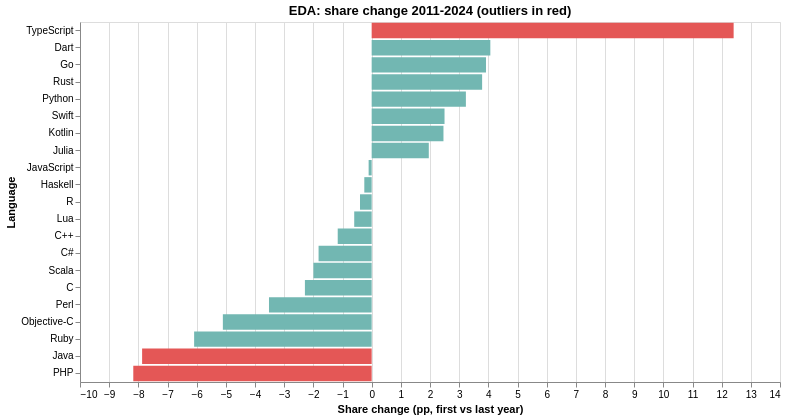

Express this chart as Vega-Lite.
### Vega-Lite specification from a JSON file in a GitHub repository (floating-point values rounded to 4 significant figures)
{"config": {"view": {"continuousWidth": 300, "continuousHeight": 300}}, "data": {"name": "data-6fbaa58b70bd60820f8c1865e85320f3"}, "mark": {"type": "bar"}, "encoding": {"color": {"condition": {"test": "datum.is_outlier", "value": "#e45756"}, "value": "#72b7b2"}, "tooltip": [{"field": "language", "type": "nominal"}, {"field": "share_first_year", "type": "quantitative"}, {"field": "share_last_year", "type": "quantitative"}, {"field": "share_change_pp", "type": "quantitative"}, {"field": "is_outlier", "type": "nominal"}], "x": {"field": "share_change_pp", "title": "Share change (pp, first vs last year)", "type": "quantitative"}, "y": {"field": "language", "sort": "-x", "title": "Language", "type": "nominal"}}, "height": 360, "title": "EDA: share change 2011-2024 (outliers in red)", "width": 700, "$schema": "https://vega.github.io/schema/vega-lite/v6.4.1.json", "datasets": {"data-6fbaa58b70bd60820f8c1865e85320f3": [{"language": "PHP", "mean_share_pct": 4.692, "std_share_pct": 2.58, "min_share_pct": 1.0, "max_share_pct": 9.662, "share_first_year": 9.405, "share_last_year": 1.232, "share_change_pp": -8.173, "trend_slope": -0.05213, "first_year": 2011, "last_year": 2024, "volatility_z": 1.78, "change_z": -1.725, "is_outlier": true, "cluster": 1, "pca_x": 1.715, "pca_y": 7.593}, {"language": "Java", "mean_share_pct": 9.997, "std_share_pct": 2.602, "min_share_pct": 6.306, "max_share_pct": 15.88, "share_first_year": 14.76, "share_last_year": 6.891, "share_change_pp": -7.87, "trend_slope": -0.05132, "first_year": 2011, "last_year": 2024, "volatility_z": 1.807, "change_z": -1.659, "is_outlier": true, "cluster": 0, "pca_x": 15.02, "pca_y": 4.552}, {"language": "Ruby", "mean_share_pct": 2.76, "std_share_pct": 1.897, "min_share_pct": 0.0178, "max_share_pct": 6.529, "share_first_year": 6.227, "share_last_year": 0.14, "share_change_pp": -6.087, "trend_slope": -0.03892, "first_year": 2011, "last_year": 2024, "volatility_z": 0.939, "change_z": -1.271, "is_outlier": false, "cluster": 1, "pca_x": -6.41, "pca_y": 8.475}, {"language": "Objective-C", "mean_share_pct": 2.4, "std_share_pct": 1.631, "min_share_pct": 0.0083, "max_share_pct": 5.585, "share_first_year": 5.172, "share_last_year": 0.0703, "share_change_pp": -5.102, "trend_slope": -0.04459, "first_year": 2011, "last_year": 2021, "volatility_z": 0.611, "change_z": -1.057, "is_outlier": false, "cluster": 1, "pca_x": -13.12, "pca_y": 10.05}, {"language": "Perl", "mean_share_pct": 1.61, "std_share_pct": 1.107, "min_share_pct": 0.0109, "max_share_pct": 3.851, "share_first_year": 3.601, "share_last_year": 0.0807, "share_change_pp": -3.52, "trend_slope": -0.02272, "first_year": 2011, "last_year": 2024, "volatility_z": -0.034, "change_z": -0.713, "is_outlier": false, "cluster": 1, "pca_x": -11.73, "pca_y": 6.814}, {"language": "C", "mean_share_pct": 3.929, "std_share_pct": 0.7665, "min_share_pct": 2.759, "max_share_pct": 5.694, "share_first_year": 5.36, "share_last_year": 3.071, "share_change_pp": -2.289, "trend_slope": -0.01481, "first_year": 2011, "last_year": 2024, "volatility_z": -0.454, "change_z": -0.445, "is_outlier": false, "cluster": 1, "pca_x": 1.532, "pca_y": 2.933}, {"language": "Scala", "mean_share_pct": 2.497, "std_share_pct": 0.6483, "min_share_pct": 1.552, "max_share_pct": 3.86, "share_first_year": 3.678, "share_last_year": 1.681, "share_change_pp": -1.997, "trend_slope": -0.01272, "first_year": 2011, "last_year": 2024, "volatility_z": -0.599, "change_z": -0.382, "is_outlier": false, "cluster": 1, "pca_x": -4.599, "pca_y": 3.169}, {"language": "C#", "mean_share_pct": 5.121, "std_share_pct": 0.7264, "min_share_pct": 4.095, "max_share_pct": 6.819, "share_first_year": 6.264, "share_last_year": 4.443, "share_change_pp": -1.82, "trend_slope": -0.01341, "first_year": 2011, "last_year": 2024, "volatility_z": -0.503, "change_z": -0.344, "is_outlier": false, "cluster": 1, "pca_x": 5.498, "pca_y": 2.496}, {"language": "C++", "mean_share_pct": 4.585, "std_share_pct": 0.4638, "min_share_pct": 3.898, "max_share_pct": 5.666, "share_first_year": 5.389, "share_last_year": 4.225, "share_change_pp": -1.164, "trend_slope": -0.007903, "first_year": 2011, "last_year": 2024, "volatility_z": -0.826, "change_z": -0.201, "is_outlier": false, "cluster": 1, "pca_x": 4.053, "pca_y": 1.909}, {"language": "Lua", "mean_share_pct": 1.535, "std_share_pct": 0.2247, "min_share_pct": 1.208, "max_share_pct": 2.056, "share_first_year": 1.924, "share_last_year": 1.325, "share_change_pp": -0.5983, "trend_slope": -0.004165, "first_year": 2011, "last_year": 2024, "volatility_z": -1.121, "change_z": -0.078, "is_outlier": false, "cluster": 1, "pca_x": -9.715, "pca_y": 1.629}, {"language": "R", "mean_share_pct": 2.974, "std_share_pct": 0.2115, "min_share_pct": 2.566, "max_share_pct": 3.515, "share_first_year": 3.306, "share_last_year": 2.907, "share_change_pp": -0.3993, "trend_slope": -0.002673, "first_year": 2011, "last_year": 2024, "volatility_z": -1.137, "change_z": -0.035, "is_outlier": false, "cluster": 1, "pca_x": -1.729, "pca_y": 1.197}, {"language": "Haskell", "mean_share_pct": 1.102, "std_share_pct": 0.1083, "min_share_pct": 0.9459, "max_share_pct": 1.385, "share_first_year": 1.287, "share_last_year": 1.035, "share_change_pp": -0.2524, "trend_slope": -0.001739, "first_year": 2011, "last_year": 2024, "volatility_z": -1.264, "change_z": -0.003, "is_outlier": false, "cluster": 1, "pca_x": -12.81, "pca_y": 0.9387}, {"language": "JavaScript", "mean_share_pct": 18.96, "std_share_pct": 0.9931, "min_share_pct": 16.8, "max_share_pct": 21.79, "share_first_year": 19.58, "share_last_year": 19.48, "share_change_pp": -0.1042, "trend_slope": -0.003018, "first_year": 2011, "last_year": 2024, "volatility_z": -0.174, "change_z": 0.03, "is_outlier": false, "cluster": 0, "pca_x": 26.41, "pca_y": 1.783}, {"language": "Julia", "mean_share_pct": 1.888, "std_share_pct": 0.5952, "min_share_pct": 0.1041, "max_share_pct": 2.525, "share_first_year": 0.4154, "share_last_year": 2.374, "share_change_pp": 1.959, "trend_slope": 0.01283, "first_year": 2014, "last_year": 2024, "volatility_z": -0.665, "change_z": 0.478, "is_outlier": false, "cluster": 2, "pca_x": -9.407, "pca_y": -6.401}, {"language": "Kotlin", "mean_share_pct": 2.441, "std_share_pct": 0.8254, "min_share_pct": 0.1461, "max_share_pct": 3.192, "share_first_year": 0.5235, "share_last_year": 2.985, "share_change_pp": 2.462, "trend_slope": 0.02107, "first_year": 2016, "last_year": 2024, "volatility_z": -0.381, "change_z": 0.587, "is_outlier": false, "cluster": 2, "pca_x": -10.35, "pca_y": -8.968}, {"language": "Swift", "mean_share_pct": 2.307, "std_share_pct": 0.6983, "min_share_pct": 0.1412, "max_share_pct": 2.951, "share_first_year": 0.2573, "share_last_year": 2.755, "share_change_pp": 2.498, "trend_slope": 0.01482, "first_year": 2014, "last_year": 2024, "volatility_z": -0.538, "change_z": 0.595, "is_outlier": false, "cluster": 2, "pca_x": -8.273, "pca_y": -7.707}, {"language": "Python", "mean_share_pct": 15.31, "std_share_pct": 1.07, "min_share_pct": 13.33, "max_share_pct": 18.39, "share_first_year": 14.05, "share_last_year": 17.28, "share_change_pp": 3.231, "trend_slope": 0.01631, "first_year": 2011, "last_year": 2024, "volatility_z": -0.08, "change_z": 0.755, "is_outlier": false, "cluster": 0, "pca_x": 23.05, "pca_y": 0.8706}, {"language": "Rust", "mean_share_pct": 3.182, "std_share_pct": 1.144, "min_share_pct": 0.1634, "max_share_pct": 4.588, "share_first_year": 0.4617, "share_last_year": 4.249, "share_change_pp": 3.787, "trend_slope": 0.02992, "first_year": 2015, "last_year": 2024, "volatility_z": 0.011, "change_z": 0.876, "is_outlier": false, "cluster": 2, "pca_x": -6.51, "pca_y": -10.05}, {"language": "Go", "mean_share_pct": 4.577, "std_share_pct": 1.11, "min_share_pct": 0.5339, "max_share_pct": 6.038, "share_first_year": 1.502, "share_last_year": 5.422, "share_change_pp": 3.92, "trend_slope": 0.01924, "first_year": 2012, "last_year": 2024, "volatility_z": -0.031, "change_z": 0.904, "is_outlier": false, "cluster": 2, "pca_x": 3.551, "pca_y": -4.695}, {"language": "Dart", "mean_share_pct": 3.957, "std_share_pct": 1.185, "min_share_pct": 0.2736, "max_share_pct": 5.384, "share_first_year": 0.9322, "share_last_year": 5.001, "share_change_pp": 4.069, "trend_slope": 0.02376, "first_year": 2013, "last_year": 2024, "volatility_z": 0.061, "change_z": 0.937, "is_outlier": false, "cluster": 2, "pca_x": 0.3882, "pca_y": -7.155}, {"language": "TypeScript", "mean_share_pct": 9.915, "std_share_pct": 3.243, "min_share_pct": 0.7291, "max_share_pct": 14.25, "share_first_year": 1.057, "share_last_year": 13.47, "share_change_pp": 12.41, "trend_slope": 0.06876, "first_year": 2012, "last_year": 2024, "volatility_z": 2.596, "change_z": 2.75, "is_outlier": true, "cluster": 0, "pca_x": 13.43, "pca_y": -9.43}]}}
